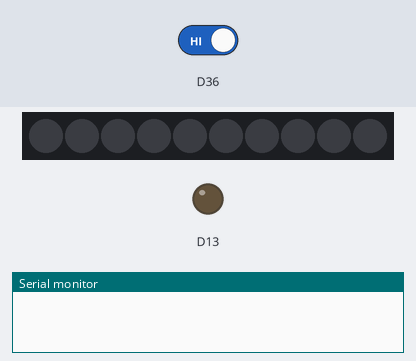
The sketch below on a simulated Adafruit Circuit Playground Express. On the bench: 10 RGB LEDs in strip order, left to right, output pins drawn as LEDs (lit = HIGH), the last lines printed to the serial monitor. Inputs (shaded band) come from the test bench; at power-on: D36 HIGH.

Above: at 1.2 s.
1.3 s: D36 driven LOW
At 1.4 s:
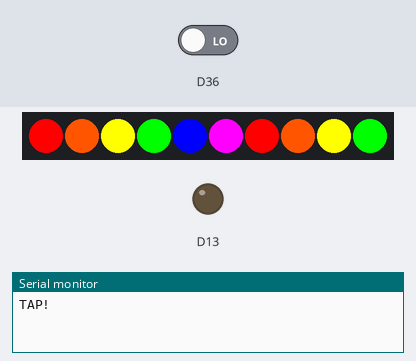
Timing chart, 0 to 4.3 s (numbered marks = the images above; inputs shaded):
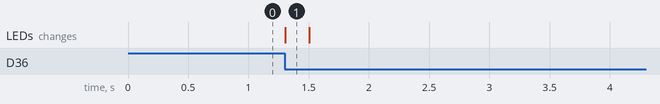

The sketch:

CIRCUIT_PLAYGROUND_EXPRESS_PEDOMETER_COLORS.ino
```cpp
// (licence header left out)
#include <Adafruit_CircuitPlayground.h>

#define TAP_THRESHOLD       50          // Tap detect threshold
#define ROTATION_RATE       200         // lower is faster

bool tapDetected;

// Define 10 colors here.
// Must be 10 entries.
// Use 0x000000 if you want a blank space.
uint32_t colors[] = {
  0xFF0000,   //RED
  0xFF5500,   //PURPLE
  0xFFFF00,   //YELLOW
  0x00FF00,   //LIME GREEN
  0x0000FF,   //BLUE
  0xFF00FF,   //FUCHSIA
  0xFF0000,   //RED
  0xFF5500,   //PURPLE
  0xFFFF00,   //YELLOW
  0x00FF00,   //LIME GREEN
};

int colorIndex;
int startIndex;

//// For future use
//unsigned long startTime;
//unsigned long endTime;
//unsigned long duration;
//byte timerRunning;

///////////////////////////////////////////////////////////////////////////////
void tapCallback() {
  tapDetected = true;
}

///////////////////////////////////////////////////////////////////////////////
void setup(void) {
  Serial.begin(9600);

  CircuitPlayground.begin();

  CircuitPlayground.setBrightness(255);

  CircuitPlayground.setAccelRange(LIS3DH_RANGE_8_G);
  CircuitPlayground.setAccelTap(1, TAP_THRESHOLD);

  attachInterrupt(digitalPinToInterrupt(36), tapCallback, FALLING);

  tapDetected = false;

  // Start at beginning
  startIndex = 0;
}

///////////////////////////////////////////////////////////////////////////////
void loop() {

//  // For future use
//  if (timerRunning == 0 && tapDetected == false){ // button pressed & just tapped
//  startTime = millis();
//  timerRunning = 1;
//  }
//  if (timerRunning == 1 && tapDetected == true){ // timer running, not in a tap
//  endTime = millis();
//  timerRunning = 0;
//  duration = endTime - startTime;
//  Serial.print ("button press time in milliseconds: ");
//  Serial.println (duration);
//  }

  // Turn off the Neopixels
  CircuitPlayground.clearPixels();

  if (tapDetected) {
    Serial.println("TAP!");

    CircuitPlayground.clearPixels();

    // Loop through and set pixels
    colorIndex = startIndex;
    for (int pixel=0; pixel<10; pixel++) {
      CircuitPlayground.setPixelColor(pixel, colors[colorIndex]);
      colorIndex++;
      if (colorIndex > 9) colorIndex = 0;
    }

    // Increment start index into color array
    startIndex++;

    // Check value and reset if necessary
    if (startIndex > 9) startIndex = 0;

    // Wait a little bit so we don't spin too fast
    delay(ROTATION_RATE);

    tapDetected = false;

  }


}
```

Measured:
- after the input at 1.3 s, the LEDs: change at once (image 1)
